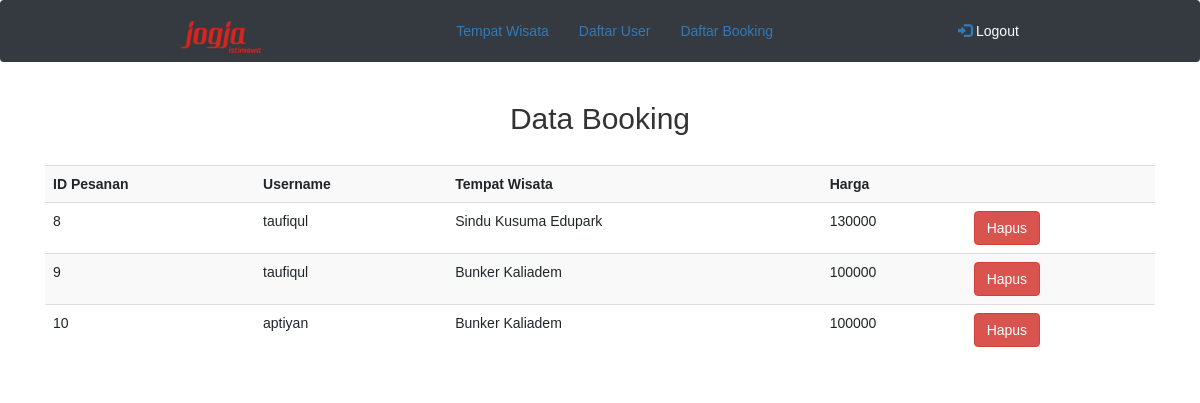
The app's page /admin_booking.php (signed in) with its own data.
### tables this page shows
CREATE TABLE `booking` (
  `id_pesanan` int(11) NOT NULL,
  `username` varchar(20) NOT NULL,
  `id_wisata` int(11) NOT NULL
);

CREATE TABLE `wisata` (
  `id_wisata` int(11) NOT NULL,
  `nama_wisata` varchar(60) NOT NULL,
  `deskripsi` varchar(256) NOT NULL,
  `foto` varchar(256) NOT NULL,
  `harga` int(11) NOT NULL
);

### admin_booking.php (the view, shortened to what this page needs)
<!DOCTYPE html>
<html>
<head>
	<link rel="stylesheet" href="https://stackpath.bootstrapcdn.com/bootstrap/4.3.1/css/bootstrap.min.css">
	<link rel="stylesheet" href="https://maxcdn.bootstrapcdn.com/bootstrap/3.4.0/css/bootstrap.min.css">
	<link rel="stylesheet" href="style.css">
</head>
</head>
<body>
	<?php
    include 'koneksi.php';
		$query = "select b.id_pesanan,b.username,a.nama_wisata,a.harga from booking b,wisata a where b.id_wisata=a.id_wisata order by b.id_pesanan asc";
		$result = mysqli_query($koneksi,$query);
  	?>
	<nav class="navbar navbar-expand-sm bg-dark navbar-dark sticky-top">
	<div class="container-fluid">
		<a class="navbar-brand" href="admin_home.php"><img src="images/logo.png" alt="logo" style="width:80px;"></a>
    <ul class="nav navbar-nav">
      <li class="active"><a href="admin_wisata.php">Tempat Wisata</a></li>
      <li><a href="admin_user.php">Daftar User</a></li>
      <li><a href="admin_booking.php">Daftar Booking</a></li>
    </ul>
    <ul class="nav navbar-nav navbar-right">
      <li><a href="logout.php"><span class="glyphicon glyphicon-log-in"></span><font color="white"> Logout</font></a></li>
    </ul>
  	</div>
	</nav>
	<div class="container">
		<center><h2>Data Booking</font></h2></center>
		<br>
		<table class="table table-striped">
			<tr>
				<th>ID Pesanan</th>
				<th>Username</th>
				<th>Tempat Wisata</th>
				<th>Harga</th>
				<th></th>
			</tr>
			<?php
				while ($data = mysqli_fetch_array($result)) {
			?>
			<tr>
				<td><?php echo $data['id_pesanan']; ?></td>
				<td><?php echo $data['username']; ?></td>
				<td><?php echo $data['nama_wisata']; ?></td>
				<td><?php echo $data['harga']; ?></td>
				<td>
				<a href="admin_proses_hapus_booking.php?id=<?php echo $data['id_pesanan'] ?>" class="btn btn-danger">Hapus</a></td>
			</tr>
			<?php
			}
			?>
		</table>
	</div>
</body>
</html>

### style.css (style rules this page uses)
body { font-family: sans-serif; }

### records on screen
booking: id_pesanan "8", username "taufiqul", id_wisata.nama_wisata "Sindu Kusuma Edupark", id_wisata.harga "130000"
booking: id_pesanan "9", username "taufiqul", id_wisata.nama_wisata "Bunker Kaliadem", id_wisata.harga "100000"
booking: id_pesanan "10", username "aptiyan", id_wisata.nama_wisata "Bunker Kaliadem", id_wisata.harga "100000"
